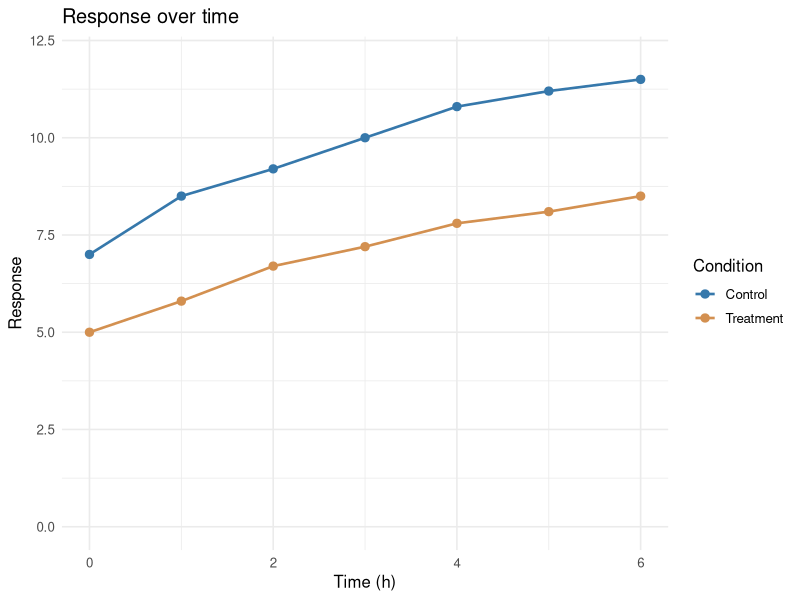

Recreate this plot in R.
library(ggplot2)
df <- data.frame(
  time = rep(0:6, 2),
  response = c(7, 8.5, 9.2, 10, 10.8, 11.2, 11.5, 5, 5.8, 6.7, 7.2, 7.8, 8.1, 8.5),
  condition = rep(c("Control", "Treatment"), each = 7)
)
p <- ggplot(df, aes(time, response, colour = condition)) +
  geom_line(linewidth = 0.9) + geom_point(size = 2.5) +
  scale_y_continuous(limits = c(0, 12)) +
  scale_colour_manual(values = c("#3678ab", "#d39050")) +
  labs(title = "Response over time", x = "Time (h)", y = "Response", colour = "Condition") +
  theme_minimal(base_size = 12)
